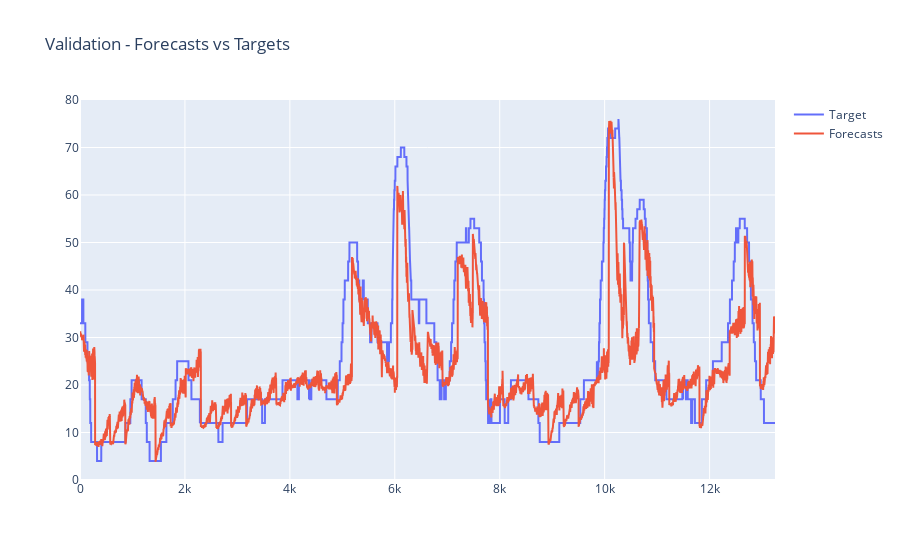

Here is the notebook cell this chart was saved with:
### Code cell
y_pred = np.reshape(pred_1, ( len(pred_1) * len(pred_1[0])))
y_test_1 = np.reshape(test_1, (len(test_1) * len(test_1[0])))

print(y_pred)
print(y_test_1)

fig_val = go.Figure()

fig_val.add_trace(
    go.Scatter( y = list(y_test_1), name = 'Target'))

fig_val.add_trace(
     go.Scatter( y = list(y_pred), name = 'Forecasts'))

fig_val.update_layout( title_text = "Validation - Forecasts vs Targets")

### Figure 1 — Plotly figure (JSON) as saved in the notebook; plotly's stock layout.template omitted (floating-point values rounded to 4 significant figures; data arrays with more than 128 entries replaced by an {"elided": "..."} marker saying what was removed)
{"data": [{"name": "Target", "type": "scatter", "y": {"elided": "13248 int values"}}, {"name": "Forecasts", "type": "scatter", "y": {"elided": "13248 float values"}}], "layout": {"title": {"text": "Validation - Forecasts vs Targets"}}}
